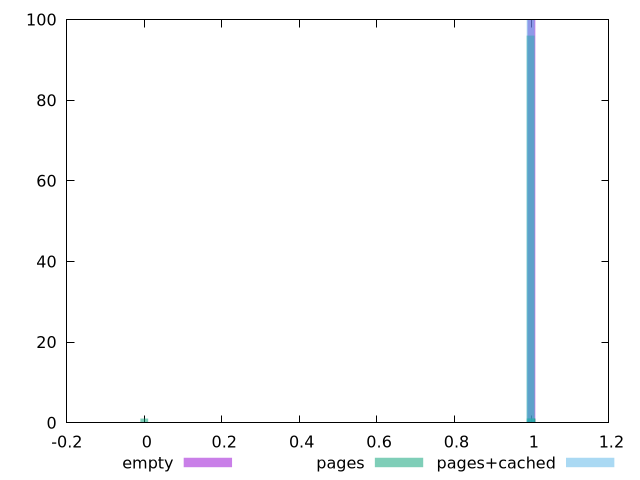

Source code (gnuplot):
$_empty <<EOF
1 100
EOF
$_pages <<EOF
0.9979926575877289 1
0.9978817385378553 96
0.999999713574618 1
0 1
0.9998804721468973 1
EOF
$_pagesCached <<EOF
0.9978817385378553 100
EOF
set key outside below
set terminal pngcairo
set output "report_00005_2020-11-02T22-26-11.212Z/dom-size/dom-size_empty_pages_pages+cached+hist.png"
set boxwidth 0.02
set style fill transparent solid 0.5 noborder
set yrange [0:100]
plot $_empty title "empty" with boxes ,$_pages title "pages" with boxes ,$_pagesCached title "pages+cached" with boxes ,
